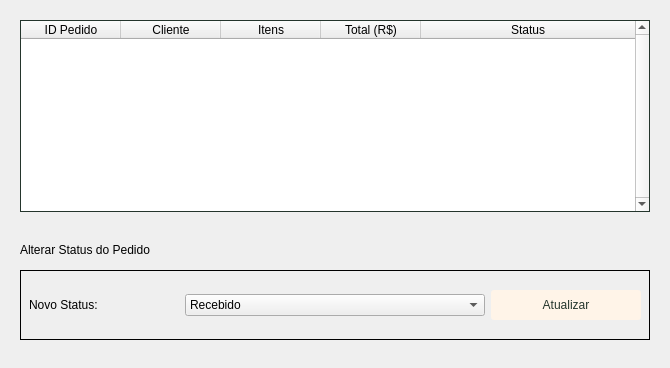
          <widget class="QWidget" name="tabPedidos">
           <attribute name="title">
            <string>Pedidos</string>
           </attribute>
           <layout class="QVBoxLayout" name="verticalLayout_37" stretch="80,20">
            <item>
             <widget class="QWidget" name="areaPedidos" native="true">
              <layout class="QVBoxLayout" name="verticalLayout_36">
               <item>
                <widget class="QTableWidget" name="tablePedidos">
                 <property name="styleSheet">
                  <string notr="true">#tablePedidos{
	color: #24352C;
	border: 1px solid #24352C;
	background-color: #ffffff
}</string>
                 </property>
                 <property name="frameShape">
                  <enum>QFrame::Shape::NoFrame</enum>
                 </property>
                 <property name="frameShadow">
                  <enum>QFrame::Shadow::Plain</enum>
                 </property>
                 <property name="verticalScrollBarPolicy">
                  <enum>Qt::ScrollBarPolicy::ScrollBarAlwaysOn</enum>
                 </property>
                 <property name="selectionMode">
                  <enum>QAbstractItemView::SelectionMode::ExtendedSelection</enum>
                 </property>
                 <property name="showGrid">
                  <bool>false</bool>
                 </property>
                 <property name="gridStyle">
                  <enum>Qt::PenStyle::SolidLine</enum>
                 </property>
                 <property name="wordWrap">
                  <bool>true</bool>
                 </property>
                 <attribute name="horizontalHeaderVisible">
                  <bool>true</bool>
                 </attribute>
                 <attribute name="horizontalHeaderCascadingSectionResizes">
                  <bool>false</bool>
                 </attribute>
                 <attribute name="horizontalHeaderShowSortIndicator" stdset="0">
                  <bool>true</bool>
                 </attribute>
                 <attribute name="horizontalHeaderStretchLastSection">
                  <bool>true</bool>
                 </attribute>
                 <attribute name="verticalHeaderStretchLastSection">
                  <bool>false</bool>
                 </attribute>
                 <column>
                  <property name="text">
                   <string>ID Pedido</string>
                  </property>
                  <property name="font">
                   <font>
                    <bold>false</bold>
                   </font>
                  </property>
                 </column>
                 <column>
                  <property name="text">
                   <string>Cliente</string>
                  </property>
                 </column>
                 <column>
                  <property name="text">
                   <string>Itens</string>
                  </property>
                 </column>
                 <column>
                  <property name="text">
                   <string>Total (R$)</string>
                  </property>
                 </column>
                 <column>
                  <property name="text">
                   <string>Status</string>
                  </property>
                 </column>
                </widget>
               </item>
              </layout>
             </widget>
            </item>
            <item alignment="Qt::AlignmentFlag::AlignLeft|Qt::AlignmentFlag::AlignVCenter">
             <widget class="QWidget" name="areaStatusPedido" native="true">
              <property name="minimumSize">
               <size>
                <width>0</width>
                <height>130</height>
               </size>
              </property>
              <layout class="QVBoxLayout" name="verticalLayout_40">
               <item>
                <widget class="QLabel" name="labelStatusPedido">
                 <property name="sizePolicy">
                  <sizepolicy hsizetype="Preferred" vsizetype="Fixed">
                   <horstretch>0</horstretch>
                   <verstretch>0</verstretch>
                  </sizepolicy>
                 </property>
                 <property name="text">
                  <string>Alterar Status do Pedido</string>
                 </property>
                </widget>
               </item>
               <item>
                <widget class="QWidget" name="linhaBotoesStatus" native="true">
                 <property name="sizePolicy">
                  <sizepolicy hsizetype="Fixed" vsizetype="Fixed">
                   <horstretch>0</horstretch>
                   <verstretch>0</verstretch>
                  </sizepolicy>
                 </property>
                 <property name="maximumSize">
                  <size>
                   <width>16777215</width>
                   <height>70</height>
                  </size>
                 </property>
                 <property name="styleSheet">
                  <string notr="true">#linhaBotoesStatus{
border: 1px solid;
}</string>
                 </property>
                 <layout class="QHBoxLayout" name="horizontalLayout_23">
                  <item>
                   <widget class="QLabel" name="labelNovoStatus">
                    <property name="sizePolicy">
                     <sizepolicy hsizetype="Preferred" vsizetype="Fixed">
                      <horstretch>0</horstretch>
                      <verstretch>0</verstretch>
                     </sizepolicy>
                    </property>
                    <property name="minimumSize">
                     <size>
                      <width>150</width>
                      <height>0</height>
                     </size>
                    </property>
                    <property name="text">
                     <string>Novo Status:</string>
                    </property>
                   </widget>
                  </item>
                  <item>
                   <widget class="QComboBox" name="comboBoxStatus">
                    <property name="sizePolicy">
                     <sizepolicy hsizetype="Fixed" vsizetype="Fixed">
                      <horstretch>0</horstretch>
                      <verstretch>0</verstretch>
                     </sizepolicy>
                    </property>
                    <property name="minimumSize">
                     <size>
                      <width>300</width>
                      <height>0</height>
                     </size>
                    </property>
                    <property name="styleSheet">
                     <string notr="true"/>
                    </property>
                    <item>
                     <property name="text">
                      <string>Recebido</string>
                     </property>
                    </item>
                    <item>
                     <property name="text">
                      <string>Em Preparo</string>
                     </property>
                    </item>
                    <item>
                     <property name="text">
                      <string>Entregue</string>
                     </property>
                    </item>
                   </widget>
                  </item>
                  <item>
                   <widget class="QPushButton" name="btnAtualizarStatus">
                    <property name="sizePolicy">
                     <sizepolicy hsizetype="Fixed" vsizetype="Fixed">
                      <horstretch>0</horstretch>
                      <verstretch>0</verstretch>
                     </sizepolicy>
                    </property>
                    <property name="minimumSize">
                     <size>
                      <width>150</width>
                      <height>0</height>
                     </size>
                    </property>
                    <property name="maximumSize">
                     <size>
                      <width>16777215</width>
                      <height>30</height>
                     </size>
                    </property>
                    <property name="styleSheet">
                     <string notr="true">QPushButton {
    background-color: #fff4e8;
    color: #24352C;
    border: none;
    border-radius: 3px;
}

QPushButton:hover {
    background-color: #d7ba9c;
    border: none;
}</string>
                    </property>
                    <property name="text">
                     <string>Atualizar</string>
                    </property>
                   </widget>
                  </item>
                 </layout>
                </widget>
               </item>
              </layout>
             </widget>
            </item>
           </layout>
          </widget>
